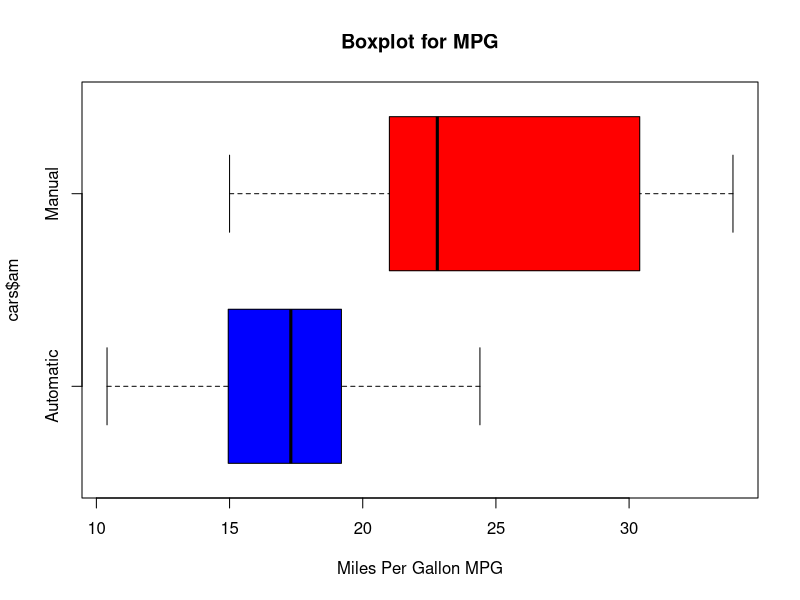
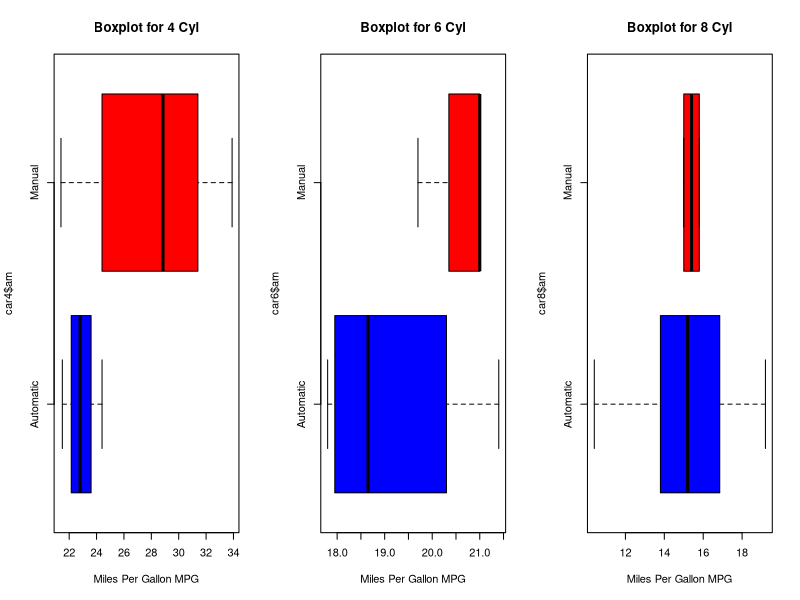
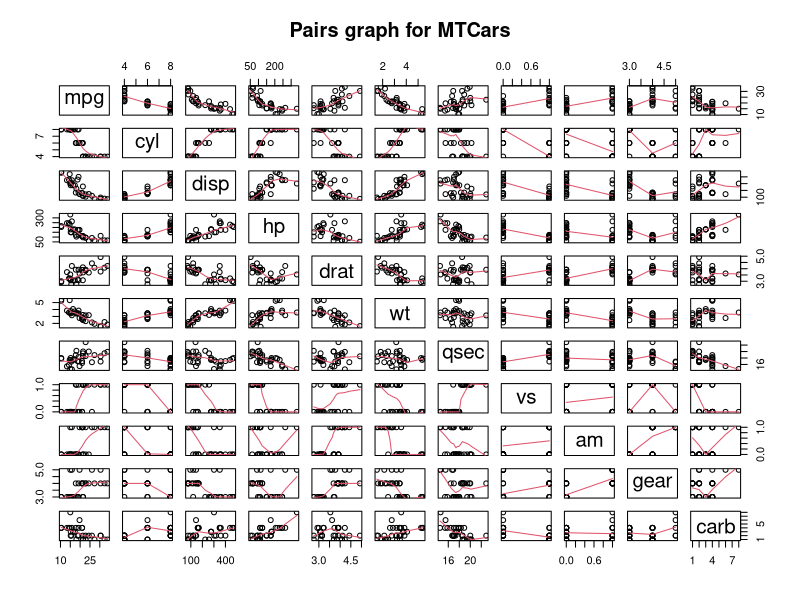
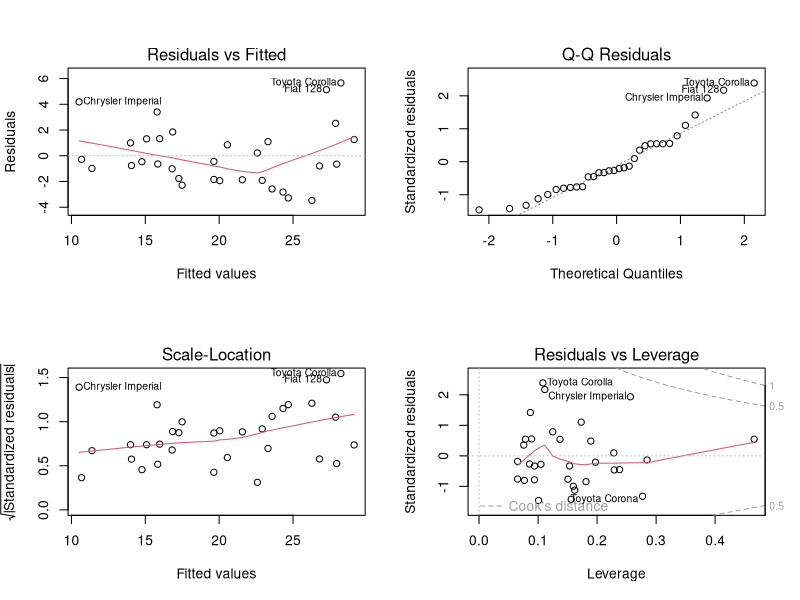

Here is the R script that generated these plots, in order:
## ---- chunk 1
data(mtcars)
auto <- split(mtcars, mtcars$am)[[1]]
man <- split(mtcars, mtcars$am)[[2]]
cars <- mtcars

for (i in 1:length(cars$am)) {
    if (cars$am[i] == 0) {
        cars$am[i] <- "Automatic"
    } else {
        cars$am[i] <- "Manual"
    }
}

car4 <- split(cars, cars$cyl)[[1]]
car6 <- split(cars, cars$cyl)[[2]]
car8 <- split(cars, cars$cyl)[[3]]

## ---- chunk 2
boxplot(cars$mpg~cars$am,col= c('blue','red'), horizontal=T, xlab= 'Miles Per Gallon MPG')
title("Boxplot for MPG")
## ---- chunk 3
par(mfrow=c(1,3))
boxplot(car4$mpg~car4$am,col= c('blue','red'), horizontal=T, xlab= 'Miles Per Gallon MPG')
title("Boxplot for 4 Cyl")
boxplot(car6$mpg~car6$am,col= c('blue','red'), horizontal=T, xlab= 'Miles Per Gallon MPG')
title("Boxplot for 6 Cyl")
boxplot(car8$mpg~car8$am,col= c('blue','red'), horizontal=T, xlab= 'Miles Per Gallon MPG')
title("Boxplot for 8 Cyl")
## ---- chunk 4
pairs(mtcars, panel = panel.smooth, main = "Pairs graph for MTCars")
## ---- chunk 5
means<-t.test(formula=mpg~am,data=cars)
print(means)
## ---- chunk 6
means<-t.test(formula=mpg~am,data=car4)
print(means)
## ---- chunk 7
means<-t.test(formula=mpg~am,data=car6)
print(means)
## ---- chunk 8
means<-t.test(formula=mpg~am,data=car8)
print(means)
## ---- chunk 9
simp_fit <- lm(mpg ~ am, data = mtcars)
summary(simp_fit)
## ---- chunk 10
sort(cor(mtcars)[1, ])
## ---- chunk 11
new_fit<-lm(mpg~wt+cyl+hp+am,data=mtcars)
best_fit<-anova(simp_fit,new_fit)
print(best_fit)
## ---- chunk 12
par(mfrow=c(2,2))
plot(new_fit)
## ---- chunk 13
summary(new_fit)
